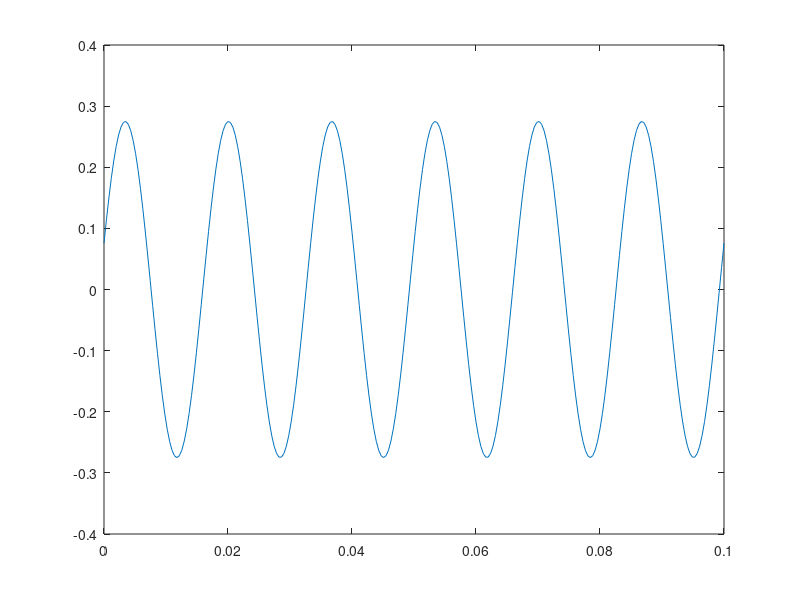

MATLAB code for this plot:
# Find and plot the current i(t) in the circuit if v(t) = 10 cos(120pi * t).

t = linspace(0,0.1,256);
i = 0.275 * cos(120*pi * t - deg2rad(74));
plot(t,i);
